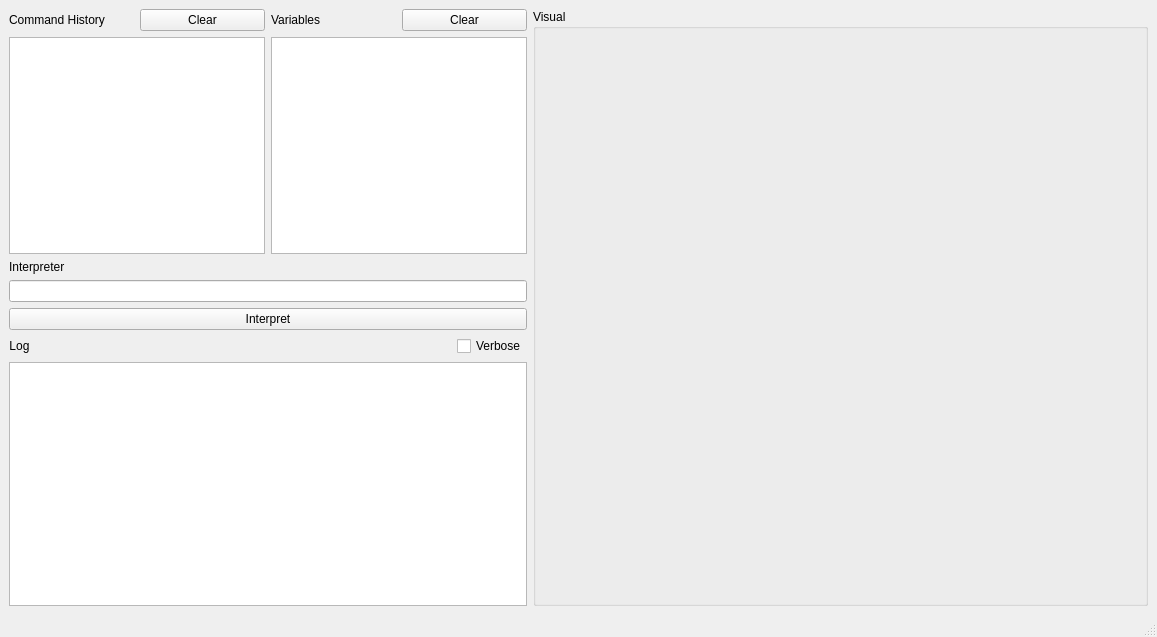
<?xml version="1.0" encoding="UTF-8"?>
<ui version="4.0">
 <class>MainWindow</class>
 <widget class="QMainWindow" name="MainWindow">
  <property name="geometry">
   <rect>
    <x>0</x>
    <y>0</y>
    <width>1157</width>
    <height>637</height>
   </rect>
  </property>
  <property name="windowTitle">
   <string>MainWindow</string>
  </property>
  <widget class="QWidget" name="centralwidget">
   <layout class="QHBoxLayout" name="horizontalLayout" stretch="0,2">
    <item>
     <layout class="QVBoxLayout" name="verticalLayout" stretch="0,0,0,0,0,0">
      <item>
       <layout class="QHBoxLayout" name="horizontalLayout_4">
        <item>
         <layout class="QVBoxLayout" name="verticalLayout_2">
          <item>
           <layout class="QHBoxLayout" name="horizontalLayout_6">
            <item>
             <widget class="QLabel" name="label_4">
              <property name="text">
               <string>Command History</string>
              </property>
             </widget>
            </item>
            <item>
             <widget class="QPushButton" name="pb_ClearCommandHistory">
              <property name="text">
               <string>Clear</string>
              </property>
             </widget>
            </item>
           </layout>
          </item>
          <item>
           <widget class="QListWidget" name="list_CommandHistory"/>
          </item>
         </layout>
        </item>
        <item>
         <layout class="QVBoxLayout" name="verticalLayout_3">
          <item>
           <layout class="QHBoxLayout" name="horizontalLayout_3">
            <item>
             <widget class="QLabel" name="label_5">
              <property name="text">
               <string>Variables</string>
              </property>
             </widget>
            </item>
            <item>
             <widget class="QPushButton" name="pb_ClearVariables">
              <property name="text">
               <string>Clear</string>
              </property>
             </widget>
            </item>
           </layout>
          </item>
          <item>
           <widget class="QListWidget" name="list_Variables"/>
          </item>
         </layout>
        </item>
       </layout>
      </item>
      <item alignment="Qt::AlignLeft">
       <widget class="QLabel" name="label_2">
        <property name="text">
         <string>Interpreter</string>
        </property>
       </widget>
      </item>
      <item>
       <widget class="SmartLine" name="line_Interpreter">
        <property name="placeholderText">
         <string/>
        </property>
       </widget>
      </item>
      <item>
       <layout class="QHBoxLayout" name="horizontalLayout_2">
        <item>
         <widget class="QPushButton" name="pb_Interpret">
          <property name="text">
           <string>Interpret</string>
          </property>
         </widget>
        </item>
       </layout>
      </item>
      <item>
       <layout class="QHBoxLayout" name="horizontalLayout_5" stretch="1,1">
        <item alignment="Qt::AlignLeft">
         <widget class="QLabel" name="label_3">
          <property name="layoutDirection">
           <enum>Qt::LeftToRight</enum>
          </property>
          <property name="text">
           <string>Log</string>
          </property>
          <property name="alignment">
           <set>Qt::AlignCenter</set>
          </property>
         </widget>
        </item>
        <item alignment="Qt::AlignRight">
         <widget class="QCheckBox" name="cb_Verbose">
          <property name="layoutDirection">
           <enum>Qt::LeftToRight</enum>
          </property>
          <property name="text">
           <string>Verbose</string>
          </property>
         </widget>
        </item>
       </layout>
      </item>
      <item>
       <widget class="QListWidget" name="list_Log"/>
      </item>
     </layout>
    </item>
    <item>
     <widget class="QGroupBox" name="groupBox">
      <property name="title">
       <string>Visual</string>
      </property>
     </widget>
    </item>
   </layout>
  </widget>
  <widget class="QMenuBar" name="menubar">
   <property name="geometry">
    <rect>
     <x>0</x>
     <y>0</y>
     <width>1157</width>
     <height>22</height>
    </rect>
   </property>
  </widget>
  <widget class="QStatusBar" name="statusbar"/>
 </widget>
 <customwidgets>
  <customwidget>
   <class>SmartLine</class>
   <extends>QLineEdit</extends>
   <header>smartline.h</header>
  </customwidget>
 </customwidgets>
 <resources/>
 <connections/>
</ui>
